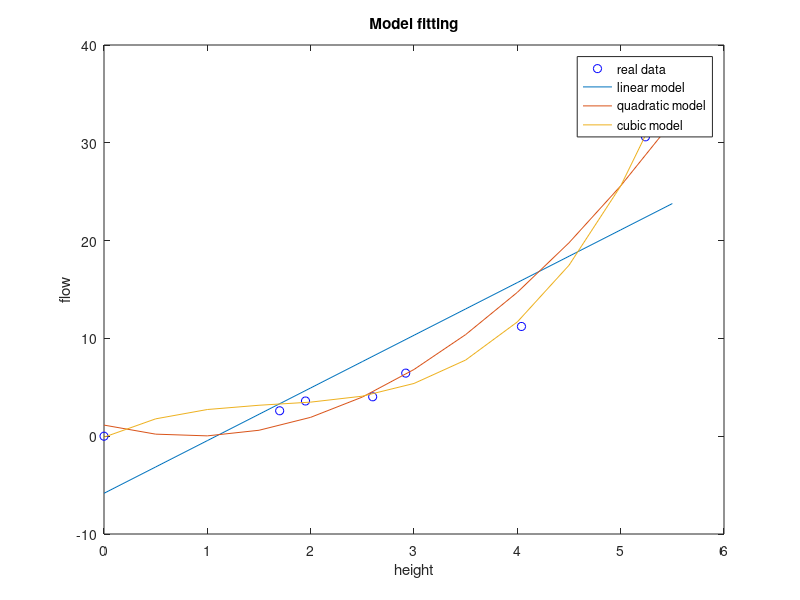

The MATLAB script that drew this image:
% Given the following model
height = [0, 1.7, 1.95, 2.6, 2.92, 4.04, 5.24];
flow = [0, 2.6, 3.6, 4.03, 6.45, 11.22, 30.61];

% Create polynomial regression models of the following order
% linear (order 1)
% quadratic (order 2)
% cubic (order 3)

line_model = polyfit(height, flow, 1);
quad_model = polyfit(height, flow, 2);
cube_model = polyfit(height, flow, 3);

new_height = 0:0.5:5.5; % new coords independent, uniformly distributed in independent (x) axis

new_line_flow = polyval(line_model, new_height);
new_quad_flow = polyval(quad_model, new_height);
new_cube_flow = polyval(cube_model, new_height);

% Plot the oridinal data together with the models found for comparison
figure();
plot(
  height, flow, 'bo',
  new_height, new_line_flow,
  new_height, new_quad_flow,
  new_height, new_cube_flow
);
title('Model fitting');
xlabel('height');
ylabel('flow');
legend('real data', 'linear model', 'quadratic model', 'cubic model');


